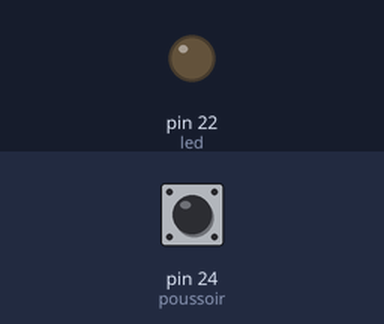
The sketch below on a simulated Arduino Mega 2560, built with avr-gcc and run on an emulated ATmega2560. Shown: output pins drawn as LEDs (lit = HIGH). The test bench sets the inputs (shaded band); at power-on: pin 24 (poussoir) HIGH.

Above: at 1.2 s.
1.3 s: pin 24 (poussoir) pulled LOW for 0.15 s
At 1.37 s:
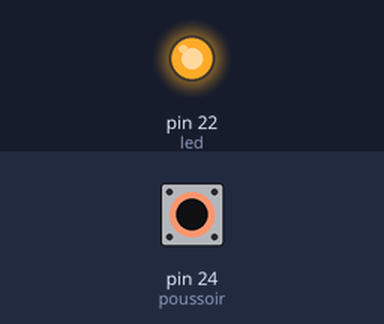
2.9 s: pin 24 (poussoir) pulled LOW for 3.2 s
At 7.4 s:
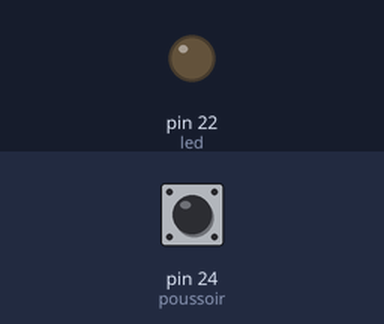
Timing chart, 0 to 8.9 s (numbered marks = the images above; inputs shaded):
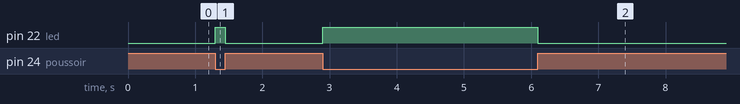

The sketch:

led_poussoir.ino
```cpp
const int poussoir = 24;
const int led = 22;
void setup() {
   pinMode(poussoir, INPUT_PULLUP);
   pinMode(led, OUTPUT);

}

void loop() {
  if(digitalRead(poussoir) == LOW)
  {
  digitalWrite(led, HIGH);
  }
  else
  {
  digitalWrite(led, LOW);
 }

}
```

Measured:
- after the input at 1.3 s, pin 22 (led): LOW → HIGH at once, → LOW 0.15 s later
- after the input at 2.9 s, pin 22 (led): LOW → HIGH at once, → LOW 3.2 s later
